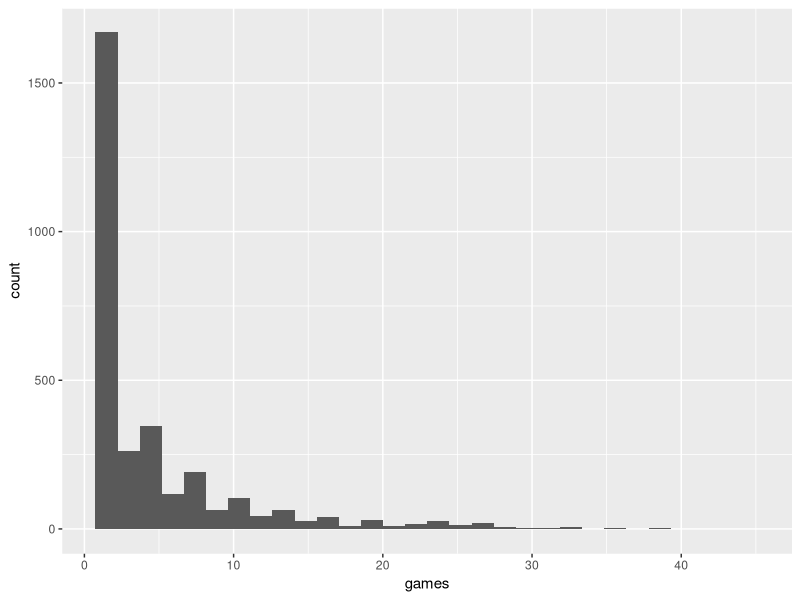

This figure's R source: (Note: this script raises an error after producing the figure.)
## ---- chunk 1
library(tidyverse)
library(lubridate)

officials <- read_csv("officials_202425.csv") |> mutate(month = month(date), day = day(date))

glimpse(officials)

## ---- chunk 2
officials |> 
  group_by(official) |> 
  summarize(games = n()) |> 
  arrange(desc(games))
## ---- chunk 3
ref_counts <- officials |> 
  group_by(official) |> 
  summarize(games = n())

ref_counts |> 
  summarize(
    mean = mean(games),
    median = median(games)
  )

## ---- chunk 4
ref_counts |> 
  ggplot() +
  geom_histogram(aes(x=games))
## ---- chunk 5
officials |> 
  group_by(official, month) |> 
  summarize(games = n()) |> 
  arrange(desc(games))
## ---- chunk 6
# Function to find consecutive date streaks
find_consecutive_streaks <- function(dates) {
  if(length(dates) == 0) return(integer(0))
  
  # Sort dates
  sorted_dates <- sort(dates)
  
  # Find breaks in consecutive dates
  date_diffs <- c(1, diff(sorted_dates))
  break_points <- which(date_diffs > 1)
  
  # Calculate streak lengths
  if(length(break_points) == 0) {
    # All dates are consecutive
    return(length(sorted_dates))
  } else {
    # Multiple streaks
    streak_starts <- c(1, break_points)
    streak_ends <- c(break_points - 1, length(sorted_dates))
    streak_lengths <- streak_ends - streak_starts + 1
    return(streak_lengths)
  }
}

# Function to analyze consecutive days for all officials
analyze_consecutive_days <- function(data) {
  # Convert date column to Date type
  data$date <- as.Date(data$date)
  
  # Get unique dates for each official
  official_dates <- data |>
    group_by(official) |>
    summarise(dates = list(unique(date)), .groups = 'drop')
  
  # Calculate streaks for each official
  results <- official_dates |>
    rowwise() |>
    mutate(
      all_streaks = list(find_consecutive_streaks(dates)),
      max_streak = ifelse(length(all_streaks) > 0, max(all_streaks), 0),
      total_days = length(dates),
      num_streaks = length(all_streaks),
      times_achieved_max = sum(all_streaks == max_streak)
    ) |>
    select(-dates, -all_streaks) |>
    ungroup()
  
  # Find the overall longest streak
  overall_max <- max(results$max_streak)
  
  # Add column indicating if this official has the longest streak
  results <- results |>
    mutate(
      has_longest_streak = max_streak == overall_max,
      overall_longest_streak = overall_max
    ) |>
    arrange(desc(max_streak), desc(times_achieved_max), official)
  
  return(results)
}

# Analyze the data
results_df <- analyze_consecutive_days(officials)

# Display results
print("=== Consecutive Days Analysis Results ===")
print(results_df)

# Summary of officials with longest streak
longest_streak_officials <- results_df |>
  filter(has_longest_streak == TRUE) |>
  select(official, max_streak, times_achieved_max)

cat("\n=== Officials with Longest Consecutive Streak ===\n")
cat("Longest streak:", max(results_df$max_streak), "days\n\n")

for(i in 1:nrow(longest_streak_officials)) {
  cat(sprintf("%s: %d consecutive days (achieved %d time%s)\n", 
              longest_streak_officials$official[i],
              longest_streak_officials$max_streak[i],
              longest_streak_officials$times_achieved_max[i],
              ifelse(longest_streak_officials$times_achieved_max[i] == 1, "", "s")))
}

# Optional: Create a more detailed dataframe with individual streak information
create_detailed_streaks <- function(data) {
  data$date <- as.Date(data$date)
  
  detailed_results <- data |>
    group_by(official) |>
    summarise(dates = list(unique(sort(date))), .groups = 'drop') |>
    rowwise() |>
    mutate(
      streaks = list(find_consecutive_streaks(dates)),
      streak_details = list(data.frame(
        streak_number = seq_along(streaks),
        streak_length = streaks
      ))
    ) |>
    select(official, streak_details) |>
    tidyr::unnest(streak_details)
  
  return(detailed_results)
}

# Create detailed streaks dataframe
detailed_df <- create_detailed_streaks(sample_data)

cat("\n=== Detailed Streaks by Official ===\n")
print(detailed_df)

# Return the main results dataframe
results_df
## ---- chunk 7
officials |> 
  filter(official == 'Teresa Stuck') |> 
  arrange(date)
